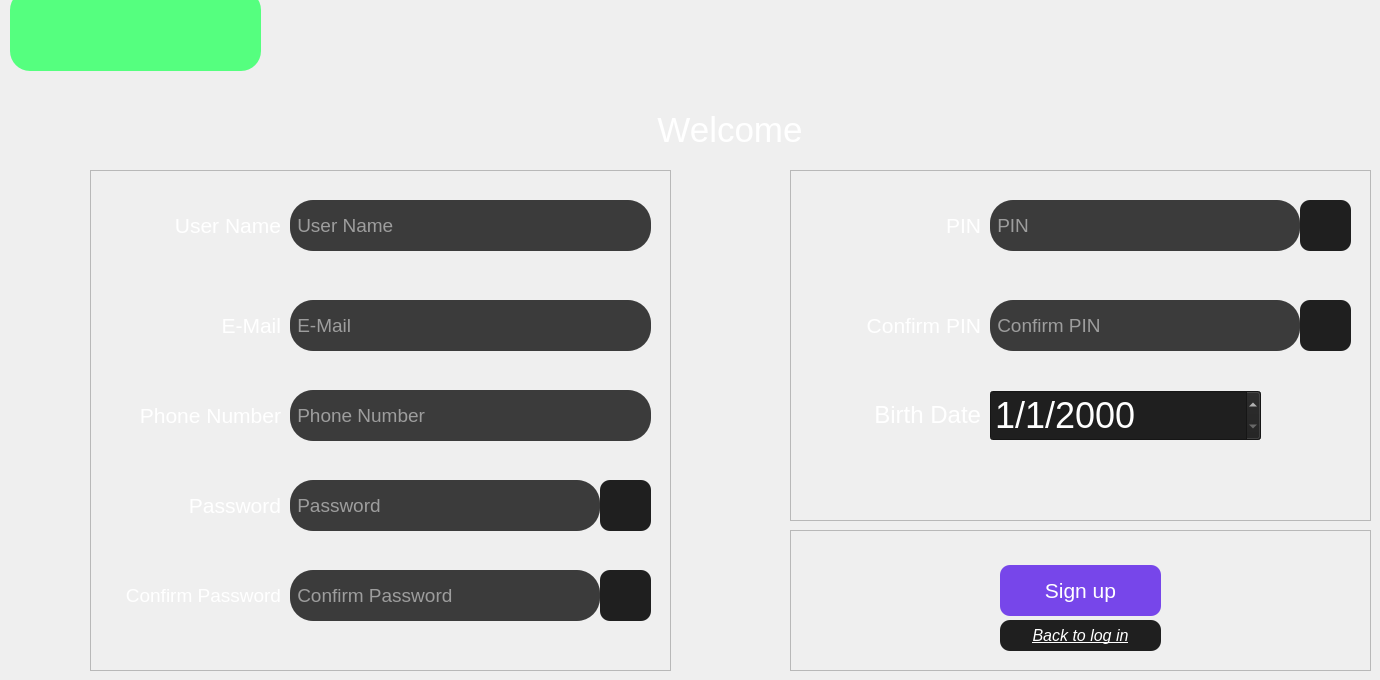
    <widget class="QWidget" name="page">
     <property name="styleSheet">
      <string notr="true">background-color: rgb(31, 31, 31);
QLineEdit{
border-radius:23px;
}
</string>
     </property>
     <widget class="QFrame" name="frame">
      <property name="geometry">
       <rect>
        <x>90</x>
        <y>170</y>
        <width>581</width>
        <height>501</height>
       </rect>
      </property>
      <property name="autoFillBackground">
       <bool>false</bool>
      </property>
      <property name="styleSheet">
       <string notr="true"/>
      </property>
      <property name="frameShape">
       <enum>QFrame::StyledPanel</enum>
      </property>
      <property name="frameShadow">
       <enum>QFrame::Raised</enum>
      </property>
      <widget class="QLineEdit" name="lineEdit_UserName">
       <property name="geometry">
        <rect>
         <x>200</x>
         <y>30</y>
         <width>361</width>
         <height>51</height>
        </rect>
       </property>
       <property name="font">
        <font>
         <family>Segoe UI</family>
         <pointsize>14</pointsize>
         <bold>false</bold>
        </font>
       </property>
       <property name="styleSheet">
        <string notr="true">QLineEdit{
	border-color: rgb(255, 85, 255);

	border-radius:23px;
	color: rgb(255, 255, 255);
   background-color: rgb(59, 59, 59);
}</string>
       </property>
       <property name="placeholderText">
        <string> User Name</string>
       </property>
      </widget>
      <widget class="QLineEdit" name="lineEdit_Email">
       <property name="geometry">
        <rect>
         <x>200</x>
         <y>130</y>
         <width>361</width>
         <height>51</height>
        </rect>
       </property>
       <property name="font">
        <font>
         <family>Segoe UI</family>
         <pointsize>14</pointsize>
         <bold>false</bold>
        </font>
       </property>
       <property name="styleSheet">
        <string notr="true">QLineEdit{
	border-color: rgb(255, 85, 255);
	background-color: rgb(59, 59, 59);
border-radius:23px;
	color: rgb(255, 255, 255);
}</string>
       </property>
       <property name="placeholderText">
        <string> E-Mail</string>
       </property>
      </widget>
      <widget class="QLineEdit" name="lineEdit_Phone">
       <property name="geometry">
        <rect>
         <x>200</x>
         <y>220</y>
         <width>361</width>
         <height>51</height>
        </rect>
       </property>
       <property name="font">
        <font>
         <family>Segoe UI</family>
         <pointsize>14</pointsize>
         <bold>false</bold>
        </font>
       </property>
       <property name="styleSheet">
        <string notr="true">QLineEdit{
	border-color: rgb(255, 85, 255);
	background-color: rgb(59, 59, 59);
	border-radius:50px;
	border-radius:23px;
	color: rgb(255, 255, 255);
}</string>
       </property>
       <property name="placeholderText">
        <string> Phone Number</string>
       </property>
      </widget>
      <widget class="QLineEdit" name="lineEdit_Password">
       <property name="geometry">
        <rect>
         <x>200</x>
         <y>310</y>
         <width>310</width>
         <height>51</height>
        </rect>
       </property>
       <property name="font">
        <font>
         <family>Segoe UI</family>
         <pointsize>14</pointsize>
         <bold>false</bold>
        </font>
       </property>
       <property name="styleSheet">
        <string notr="true">QLineEdit{
	border-color: rgb(255, 85, 255);
	background-color: rgb(59, 59, 59);
	border-radius:50px;
	border-radius:23px;
	color: rgb(255, 255, 255);
}</string>
       </property>
       <property name="echoMode">
        <enum>QLineEdit::Password</enum>
       </property>
       <property name="placeholderText">
        <string> Password</string>
       </property>
       <property name="cursorMoveStyle">
        <enum>Qt::VisualMoveStyle</enum>
       </property>
      </widget>
      <widget class="QLineEdit" name="lineEdit_confirmPass">
       <property name="geometry">
        <rect>
         <x>200</x>
         <y>400</y>
         <width>310</width>
         <height>51</height>
        </rect>
       </property>
       <property name="font">
        <font>
         <family>Segoe UI</family>
         <pointsize>14</pointsize>
         <bold>false</bold>
        </font>
       </property>
       <property name="styleSheet">
        <string notr="true">QLineEdit{
	border-color: rgb(255, 85, 255);
	background-color: rgb(59, 59, 59);
	border-radius:50px;
	border-radius:23px;
	color: rgb(255, 255, 255);
}</string>
       </property>
       <property name="echoMode">
        <enum>QLineEdit::Password</enum>
       </property>
       <property name="placeholderText">
        <string> Confirm Password</string>
       </property>
      </widget>
      <widget class="QLabel" name="label">
       <property name="geometry">
        <rect>
         <x>10</x>
         <y>30</y>
         <width>181</width>
         <height>51</height>
        </rect>
       </property>
       <property name="font">
        <font>
         <family>Arial</family>
         <pointsize>16</pointsize>
        </font>
       </property>
       <property name="styleSheet">
        <string notr="true">color: rgb(255, 255, 255);</string>
       </property>
       <property name="text">
        <string>&lt;html&gt;&lt;head/&gt;&lt;body&gt;&lt;p align=&quot;right&quot;&gt;User Name&lt;/p&gt;&lt;/body&gt;&lt;/html&gt;</string>
       </property>
      </widget>
      <widget class="QLabel" name="label_2">
       <property name="geometry">
        <rect>
         <x>10</x>
         <y>130</y>
         <width>181</width>
         <height>51</height>
        </rect>
       </property>
       <property name="font">
        <font>
         <pointsize>16</pointsize>
        </font>
       </property>
       <property name="styleSheet">
        <string notr="true">color: rgb(255, 255, 255);</string>
       </property>
       <property name="text">
        <string>&lt;html&gt;&lt;head/&gt;&lt;body&gt;&lt;p align=&quot;right&quot;&gt;E-Mail&lt;/p&gt;&lt;/body&gt;&lt;/html&gt;</string>
       </property>
      </widget>
      <widget class="QLabel" name="label_3">
       <property name="geometry">
        <rect>
         <x>10</x>
         <y>220</y>
         <width>181</width>
         <height>51</height>
        </rect>
       </property>
       <property name="font">
        <font>
         <pointsize>16</pointsize>
        </font>
       </property>
       <property name="styleSheet">
        <string notr="true">color: rgb(255, 255, 255);</string>
       </property>
       <property name="text">
        <string>&lt;html&gt;&lt;head/&gt;&lt;body&gt;&lt;p align=&quot;right&quot;&gt;Phone Number&lt;/p&gt;&lt;/body&gt;&lt;/html&gt;</string>
       </property>
      </widget>
      <widget class="QLabel" name="label_4">
       <property name="geometry">
        <rect>
         <x>10</x>
         <y>310</y>
         <width>181</width>
         <height>51</height>
        </rect>
       </property>
       <property name="font">
        <font>
         <pointsize>16</pointsize>
        </font>
       </property>
       <property name="styleSheet">
        <string notr="true">color: rgb(255, 255, 255);</string>
       </property>
       <property name="text">
        <string>&lt;html&gt;&lt;head/&gt;&lt;body&gt;&lt;p align=&quot;right&quot;&gt;Password&lt;/p&gt;&lt;/body&gt;&lt;/html&gt;</string>
       </property>
      </widget>
      <widget class="QLabel" name="label_5">
       <property name="geometry">
        <rect>
         <x>10</x>
         <y>400</y>
         <width>181</width>
         <height>51</height>
        </rect>
       </property>
       <property name="font">
        <font>
         <pointsize>14</pointsize>
        </font>
       </property>
       <property name="styleSheet">
        <string notr="true">color: rgb(255, 255, 255);</string>
       </property>
       <property name="text">
        <string>&lt;html&gt;&lt;head/&gt;&lt;body&gt;&lt;p align=&quot;right&quot;&gt;Confirm Password&lt;/p&gt;&lt;/body&gt;&lt;/html&gt;</string>
       </property>
      </widget>
      <widget class="QLabel" name="label_UserNameError">
       <property name="geometry">
        <rect>
         <x>215</x>
         <y>85</y>
         <width>301</width>
         <height>30</height>
        </rect>
       </property>
       <property name="styleSheet">
        <string notr="true">color: rgb(255, 0, 0);</string>
       </property>
       <property name="text">
        <string/>
       </property>
      </widget>
      <widget class="QLabel" name="label_PhoneNumberError">
       <property name="geometry">
        <rect>
         <x>215</x>
         <y>275</y>
         <width>301</width>
         <height>30</height>
        </rect>
       </property>
       <property name="styleSheet">
        <string notr="true">color: rgb(255, 0, 0);</string>
       </property>
       <property name="text">
        <string/>
       </property>
      </widget>
      <widget class="QLabel" name="label_ConfirmPasswordError">
       <property name="geometry">
        <rect>
         <x>215</x>
         <y>460</y>
         <width>301</width>
         <height>30</height>
        </rect>
       </property>
       <property name="styleSheet">
        <string notr="true">color: rgb(255, 0, 0);</string>
       </property>
       <property name="text">
        <string/>
       </property>
      </widget>
      <widget class="QLabel" name="label_PasswordError">
       <property name="geometry">
        <rect>
         <x>215</x>
         <y>365</y>
         <width>301</width>
         <height>30</height>
        </rect>
       </property>
       <property name="styleSheet">
        <string notr="true">color: rgb(255, 0, 0);</string>
       </property>
       <property name="text">
        <string/>
       </property>
      </widget>
      <widget class="QPushButton" name="pushButton_93">
       <property name="geometry">
        <rect>
         <x>510</x>
         <y>310</y>
         <width>51</width>
         <height>51</height>
        </rect>
       </property>
       <property name="styleSheet">
        <string notr="true">background-color:rgb(31, 31, 31) ;
border-radius:10;</string>
       </property>
       <property name="text">
        <string/>
       </property>
       <property name="icon">
        <iconset resource="assets.qrc">
         <normaloff>:/new/prefix1/eye-password-show-svgrepo-com (1).png</normaloff>:/new/prefix1/eye-password-show-svgrepo-com (1).png</iconset>
       </property>
       <property name="iconSize">
        <size>
         <width>40</width>
         <height>40</height>
        </size>
       </property>
      </widget>
      <widget class="QPushButton" name="pushButton_94">
       <property name="geometry">
        <rect>
         <x>510</x>
         <y>400</y>
         <width>51</width>
         <height>51</height>
        </rect>
       </property>
       <property name="styleSheet">
        <string notr="true">background-color:rgb(31, 31, 31) ;
border-radius:10;</string>
       </property>
       <property name="text">
        <string/>
       </property>
       <property name="icon">
        <iconset resource="assets.qrc">
         <normaloff>:/new/prefix1/eye-password-show-svgrepo-com (1).png</normaloff>:/new/prefix1/eye-password-show-svgrepo-com (1).png</iconset>
       </property>
       <property name="iconSize">
        <size>
         <width>40</width>
         <height>40</height>
        </size>
       </property>
      </widget>
     </widget>
     <widget class="QFrame" name="frame_2">
      <property name="geometry">
       <rect>
        <x>790</x>
        <y>170</y>
        <width>581</width>
        <height>351</height>
       </rect>
      </property>
      <property name="frameShape">
       <enum>QFrame::StyledPanel</enum>
      </property>
      <property name="frameShadow">
       <enum>QFrame::Raised</enum>
      </property>
      <widget class="QLineEdit" name="lineEdit_Pin">
       <property name="geometry">
        <rect>
         <x>200</x>
         <y>30</y>
         <width>310</width>
         <height>51</height>
        </rect>
       </property>
       <property name="font">
        <font>
         <family>Segoe UI</family>
         <pointsize>14</pointsize>
         <bold>false</bold>
        </font>
       </property>
       <property name="styleSheet">
        <string notr="true">QLineEdit{
	border-color: rgb(255, 85, 255);
	background-color: rgb(59, 59, 59);
	border-radius:50px;
	border-radius:23px;
	color: rgb(255, 255, 255);
}</string>
       </property>
       <property name="echoMode">
        <enum>QLineEdit::Password</enum>
       </property>
       <property name="placeholderText">
        <string> PIN</string>
       </property>
      </widget>
      <widget class="QLineEdit" name="lineEdit_ConfirmPin">
       <property name="geometry">
        <rect>
         <x>200</x>
         <y>130</y>
         <width>310</width>
         <height>51</height>
        </rect>
       </property>
       <property name="font">
        <font>
         <family>Segoe UI</family>
         <pointsize>14</pointsize>
         <bold>false</bold>
        </font>
       </property>
       <property name="styleSheet">
        <string notr="true">QLineEdit{
	border-color: rgb(255, 85, 255);
	background-color: rgb(59, 59, 59);
	border-radius:50px;
	border-radius:23px;
	color: rgb(255, 255, 255);
}</string>
       </property>
       <property name="echoMode">
        <enum>QLineEdit::Password</enum>
       </property>
       <property name="placeholderText">
        <string> Confirm PIN</string>
       </property>
      </widget>
      <widget class="QLabel" name="label_6">
       <property name="geometry">
        <rect>
         <x>10</x>
         <y>30</y>
         <width>181</width>
         <height>51</height>
        </rect>
       </property>
       <property name="font">
        <font>
         <pointsize>16</pointsize>
        </font>
       </property>
       <property name="styleSheet">
        <string notr="true">color: rgb(255, 255, 255);</string>
       </property>
       <property name="text">
        <string>&lt;html&gt;&lt;head/&gt;&lt;body&gt;&lt;p align=&quot;right&quot;&gt;PIN&lt;/p&gt;&lt;/body&gt;&lt;/html&gt;</string>
       </property>
      </widget>
      <widget class="QLabel" name="label_7">
       <property name="geometry">
        <rect>
         <x>10</x>
         <y>130</y>
         <width>181</width>
         <height>51</height>
        </rect>
       </property>
       <property name="font">
        <font>
         <pointsize>16</pointsize>
        </font>
       </property>
       <property name="styleSheet">
        <string notr="true">color: rgb(255, 255, 255);</string>
       </property>
       <property name="text">
        <string>&lt;html&gt;&lt;head/&gt;&lt;body&gt;&lt;p align=&quot;right&quot;&gt;Confirm PIN&lt;/p&gt;&lt;/body&gt;&lt;/html&gt;</string>
       </property>
      </widget>
      <widget class="QLabel" name="label_8">
       <property name="geometry">
        <rect>
         <x>10</x>
         <y>220</y>
         <width>181</width>
         <height>51</height>
        </rect>
       </property>
       <property name="font">
        <font>
         <pointsize>18</pointsize>
        </font>
       </property>
       <property name="styleSheet">
        <string notr="true">color: rgb(255, 255, 255);</string>
       </property>
       <property name="text">
        <string>&lt;html&gt;&lt;head/&gt;&lt;body&gt;&lt;p align=&quot;right&quot;&gt;Birth Date&lt;/p&gt;&lt;/body&gt;&lt;/html&gt;</string>
       </property>
      </widget>
      <widget class="QLabel" name="label_ConfirmPinError">
       <property name="geometry">
        <rect>
         <x>215</x>
         <y>185</y>
         <width>301</width>
         <height>31</height>
        </rect>
       </property>
       <property name="styleSheet">
        <string notr="true">color: rgb(255, 0, 0);</string>
       </property>
       <property name="text">
        <string/>
       </property>
      </widget>
      <widget class="QLabel" name="label_DateError">
       <property name="geometry">
        <rect>
         <x>215</x>
         <y>275</y>
         <width>301</width>
         <height>31</height>
        </rect>
       </property>
       <property name="styleSheet">
        <string notr="true">color: rgb(255, 0, 0);</string>
       </property>
       <property name="text">
        <string/>
       </property>
      </widget>
      <widget class="QDateEdit" name="dateEdit">
       <property name="geometry">
        <rect>
         <x>200</x>
         <y>220</y>
         <width>271</width>
         <height>51</height>
        </rect>
       </property>
       <property name="font">
        <font>
         <pointsize>27</pointsize>
         <bold>false</bold>
        </font>
       </property>
       <property name="styleSheet">
        <string notr="true">QDateEdit{
background-color:rgb(31, 31, 31);
color:rgb(255, 255, 255);
}
</string>
       </property>
       <property name="maximumDateTime">
        <datetime>
         <hour>23</hour>
         <minute>59</minute>
         <second>59</second>
         <year>2010</year>
         <month>12</month>
         <day>31</day>
        </datetime>
       </property>
       <property name="minimumDateTime">
        <datetime>
         <hour>0</hour>
         <minute>0</minute>
         <second>0</second>
         <year>1899</year>
         <month>11</month>
         <day>27</day>
        </datetime>
       </property>
       <property name="displayFormat">
        <string>d/M/yyyy</string>
       </property>
      </widget>
      <widget class="QLabel" name="label_PinError">
       <property name="geometry">
        <rect>
         <x>215</x>
         <y>85</y>
         <width>301</width>
         <height>31</height>
        </rect>
       </property>
       <property name="styleSheet">
        <string notr="true">color: rgb(255, 0, 0);</string>
       </property>
       <property name="text">
        <string/>
       </property>
      </widget>
      <widget class="QPushButton" name="pushButton_95">
       <property name="geometry">
        <rect>
         <x>510</x>
         <y>30</y>
         <width>51</width>
         <height>51</height>
        </rect>
       </property>
       <property name="styleSheet">
        <string notr="true">background-color:rgb(31, 31, 31) ;
border-radius:10;</string>
       </property>
       <property name="text">
        <string/>
       </property>
       <property name="icon">
        <iconset resource="assets.qrc">
         <normaloff>:/new/prefix1/eye-password-show-svgrepo-com (1).png</normaloff>:/new/prefix1/eye-password-show-svgrepo-com (1).png</iconset>
       </property>
       <property name="iconSize">
        <size>
         <width>40</width>
         <height>40</height>
        </size>
       </property>
      </widget>
      <widget class="QPushButton" name="pushButton_158">
       <property name="geometry">
        <rect>
         <x>510</x>
         <y>130</y>
         <width>51</width>
         <height>51</height>
        </rect>
       </property>
       <property name="styleSheet">
        <string notr="true">background-color:rgb(31, 31, 31) ;
border-radius:10;</string>
       </property>
       <property name="text">
        <string/>
       </property>
       <property name="icon">
        <iconset resource="assets.qrc">
         <normaloff>:/new/prefix1/eye-password-show-svgrepo-com (1).png</normaloff>:/new/prefix1/eye-password-show-svgrepo-com (1).png</iconset>
       </property>
       <property name="iconSize">
        <size>
         <width>40</width>
         <height>40</height>
        </size>
       </property>
      </widget>
     </widget>
     <widget class="QFrame" name="frame_3">
      <property name="geometry">
       <rect>
        <x>790</x>
        <y>530</y>
        <width>581</width>
        <height>141</height>
       </rect>
      </property>
      <property name="frameShape">
       <enum>QFrame::StyledPanel</enum>
      </property>
      <property name="frameShadow">
       <enum>QFrame::Raised</enum>
      </property>
      <widget class="QPushButton" name="pushButton_SignUP">
       <property name="geometry">
        <rect>
         <x>210</x>
         <y>35</y>
         <width>161</width>
         <height>51</height>
        </rect>
       </property>
       <property name="font">
        <font>
         <pointsize>16</pointsize>
        </font>
       </property>
       <property name="styleSheet">
        <string notr="true">QPushButton:hover{
	background-color:rgb(100, 60, 200);
}
QPushButton{
background-color:rgb(119, 70, 234);
color:rgb(255, 255, 255);
border-radius:10px;
}</string>
       </property>
       <property name="text">
        <string>Sign up</string>
       </property>
      </widget>
      <widget class="QPushButton" name="pushButton_BackToLogin">
       <property name="geometry">
        <rect>
         <x>210</x>
         <y>90</y>
         <width>161</width>
         <height>31</height>
        </rect>
       </property>
       <property name="font">
        <font>
         <pointsize>12</pointsize>
         <italic>true</italic>
         <underline>true</underline>
        </font>
       </property>
       <property name="styleSheet">
        <string notr="true">background-color:rgb(31, 31, 31) ;
color:rgb(255, 255, 255);
border-radius:10;</string>
       </property>
       <property name="text">
        <string>Back to log in</string>
       </property>
      </widget>
      <widget class="QLabel" name="label_EmptyDataError">
       <property name="geometry">
        <rect>
         <x>130</x>
         <y>10</y>
         <width>401</width>
         <height>21</height>
        </rect>
       </property>
       <property name="styleSheet">
        <string notr="true">color: rgb(255, 0, 0);</string>
       </property>
       <property name="text">
        <string/>
       </property>
      </widget>
     </widget>
     <widget class="QLabel" name="label_11">
      <property name="geometry">
       <rect>
        <x>10</x>
        <y>-10</y>
        <width>251</width>
        <height>81</height>
       </rect>
      </property>
      <property name="styleSheet">
       <string notr="true">border-radius:20px;
background-color: rgb(85, 255, 127);
background-image: url(:/new/prefix1/firstPage.png);
</string>
      </property>
      <property name="text">
       <string/>
      </property>
      <property name="pixmap">
       <pixmap resource="assets.qrc">:/new/prefix1/firstPage.png</pixmap>
      </property>
      <property name="scaledContents">
       <bool>true</bool>
      </property>
     </widget>
     <widget class="QLabel" name="label_9">
      <property name="geometry">
       <rect>
        <x>580</x>
        <y>100</y>
        <width>300</width>
        <height>61</height>
       </rect>
      </property>
      <property name="font">
       <font>
        <family>Segoe UI</family>
        <pointsize>26</pointsize>
        <bold>false</bold>
       </font>
      </property>
      <property name="styleSheet">
       <string notr="true">color: rgb(255, 255, 255);</string>
      </property>
      <property name="text">
       <string>&lt;html&gt;&lt;head/&gt;&lt;body&gt;&lt;p align=&quot;center&quot;&gt;Welcome&lt;/p&gt;&lt;/body&gt;&lt;/html&gt;</string>
      </property>
     </widget>
    </widget>
